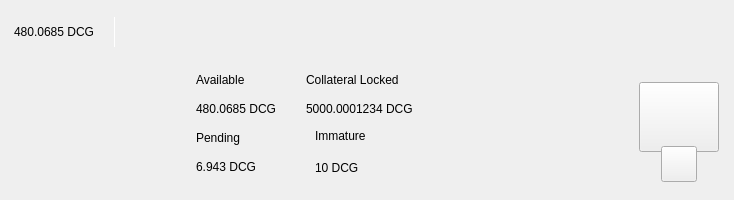
<?xml version="1.0" encoding="UTF-8"?>
<ui version="4.0">
 <class>TopBar</class>
 <widget class="QWidget" name="TopBar">
  <property name="geometry">
   <rect>
    <x>0</x>
    <y>0</y>
    <width>734</width>
    <height>200</height>
   </rect>
  </property>
  <property name="minimumSize">
   <size>
    <width>0</width>
    <height>200</height>
   </size>
  </property>
  <property name="maximumSize">
   <size>
    <width>16777215</width>
    <height>200</height>
   </size>
  </property>
  <property name="windowTitle">
   <string>Form</string>
  </property>
  <layout class="QVBoxLayout" name="verticalLayout_10" stretch="0">
   <property name="spacing">
    <number>0</number>
   </property>
   <property name="leftMargin">
    <number>0</number>
   </property>
   <property name="topMargin">
    <number>0</number>
   </property>
   <property name="rightMargin">
    <number>0</number>
   </property>
   <property name="bottomMargin">
    <number>0</number>
   </property>
   <item>
    <widget class="PFBorderImage" name="containerTop">
     <layout class="QVBoxLayout" name="verticalLayout_11">
      <property name="spacing">
       <number>0</number>
      </property>
      <property name="leftMargin">
       <number>0</number>
      </property>
      <property name="topMargin">
       <number>0</number>
      </property>
      <property name="rightMargin">
       <number>0</number>
      </property>
      <property name="bottomMargin">
       <number>0</number>
      </property>
      <item>
       <widget class="QWidget" name="top_container_2" native="true">
        <property name="minimumSize">
         <size>
          <width>0</width>
          <height>65</height>
         </size>
        </property>
        <layout class="QHBoxLayout" name="top_container">
         <property name="spacing">
          <number>0</number>
         </property>
         <property name="leftMargin">
          <number>14</number>
         </property>
         <property name="topMargin">
          <number>0</number>
         </property>
         <property name="rightMargin">
          <number>14</number>
         </property>
         <property name="bottomMargin">
          <number>0</number>
         </property>
         <item alignment="Qt::AlignVCenter">
          <widget class="QWidget" name="widgetTopAmount" native="true">
           <property name="sizePolicy">
            <sizepolicy hsizetype="Preferred" vsizetype="Maximum">
             <horstretch>0</horstretch>
             <verstretch>0</verstretch>
            </sizepolicy>
           </property>
           <layout class="QHBoxLayout" name="horizontalLayout_5">
            <property name="spacing">
             <number>0</number>
            </property>
            <property name="leftMargin">
             <number>0</number>
            </property>
            <property name="topMargin">
             <number>0</number>
            </property>
            <property name="rightMargin">
             <number>0</number>
            </property>
            <property name="bottomMargin">
             <number>0</number>
            </property>
            <item alignment="Qt::AlignTop">
             <widget class="QLabel" name="labelAmountTopPiv">
              <property name="minimumSize">
               <size>
                <width>0</width>
                <height>36</height>
               </size>
              </property>
              <property name="styleSheet">
               <string notr="true">padding:0px;margin:0px;</string>
              </property>
              <property name="text">
               <string>480.0685 DCG</string>
              </property>
             </widget>
            </item>
            <item>
             <spacer name="horizontalSpacer_11">
              <property name="orientation">
               <enum>Qt::Horizontal</enum>
              </property>
              <property name="sizeType">
               <enum>QSizePolicy::Fixed</enum>
              </property>
              <property name="sizeHint" stdset="0">
               <size>
                <width>20</width>
                <height>20</height>
               </size>
              </property>
             </spacer>
            </item>
            <item alignment="Qt::AlignVCenter">
             <widget class="QLabel" name="label_16">
              <property name="minimumSize">
               <size>
                <width>1</width>
                <height>30</height>
               </size>
              </property>
              <property name="maximumSize">
               <size>
                <width>1</width>
                <height>30</height>
               </size>
              </property>
              <property name="styleSheet">
               <string notr="true">background-color:white;
padding:0px;
border:none;</string>
              </property>
              <property name="text">
               <string/>
              </property>
             </widget>
            </item>
            <item>
             <spacer name="horizontalSpacer_12">
              <property name="orientation">
               <enum>Qt::Horizontal</enum>
              </property>
              <property name="sizeType">
               <enum>QSizePolicy::Fixed</enum>
              </property>
              <property name="sizeHint" stdset="0">
               <size>
                <width>20</width>
                <height>20</height>
               </size>
              </property>
             </spacer>
            </item>
           </layout>
          </widget>
         </item>
         <item>
          <spacer name="horizontalSpacer">
           <property name="orientation">
            <enum>Qt::Horizontal</enum>
           </property>
           <property name="sizeHint" stdset="0">
            <size>
             <width>40</width>
             <height>20</height>
            </size>
           </property>
          </spacer>
         </item>
         <item>
          <layout class="QHBoxLayout" name="horizontalLayout_4">
           <property name="spacing">
            <number>12</number>
           </property>
           <property name="rightMargin">
            <number>0</number>
           </property>
           <item alignment="Qt::AlignRight">
            <widget class="QWidget" name="layoutSync" native="true">
             <property name="minimumSize">
              <size>
               <width>0</width>
               <height>36</height>
              </size>
             </property>
             <property name="maximumSize">
              <size>
               <width>16777215</width>
               <height>36</height>
              </size>
             </property>
             <layout class="QVBoxLayout" name="verticalLayout_9">
              <property name="leftMargin">
               <number>0</number>
              </property>
              <property name="topMargin">
               <number>0</number>
              </property>
              <property name="rightMargin">
               <number>0</number>
              </property>
              <property name="bottomMargin">
               <number>0</number>
              </property>
              <item>
               <widget class="ExpandableButton" name="pushButtonSync" native="true">
                <property name="minimumSize">
                 <size>
                  <width>36</width>
                  <height>36</height>
                 </size>
                </property>
                <property name="maximumSize">
                 <size>
                  <width>16777215</width>
                  <height>36</height>
                 </size>
                </property>
               </widget>
              </item>
             </layout>
            </widget>
           </item>
           <item>
            <widget class="ExpandableButton" name="pushButtonMint" native="true">
             <property name="minimumSize">
              <size>
               <width>36</width>
               <height>36</height>
              </size>
             </property>
            </widget>
           </item>
           <item>
            <widget class="ExpandableButton" name="pushButtonStack" native="true">
             <property name="minimumSize">
              <size>
               <width>36</width>
               <height>36</height>
              </size>
             </property>
            </widget>
           </item>
           <item>
            <widget class="ExpandableButton" name="pushButtonHdWallet" native="true">
             <property name="minimumSize">
              <size>
               <width>36</width>
               <height>36</height>
              </size>
             </property>
            </widget>
           </item>
           <item>
            <widget class="ExpandableButton" name="pushButtonColdStaking" native="true">
             <property name="minimumSize">
              <size>
               <width>36</width>
               <height>36</height>
              </size>
             </property>
            </widget>
           </item>
           <item>
            <widget class="ExpandableButton" name="pushButtonConnection" native="true">
             <property name="minimumSize">
              <size>
               <width>36</width>
               <height>36</height>
              </size>
             </property>
            </widget>
           </item>
           <item>
            <widget class="ExpandableButton" name="pushButtonLock" native="true">
             <property name="sizePolicy">
              <sizepolicy hsizetype="Expanding" vsizetype="Expanding">
               <horstretch>0</horstretch>
               <verstretch>0</verstretch>
              </sizepolicy>
             </property>
             <property name="minimumSize">
              <size>
               <width>36</width>
               <height>0</height>
              </size>
             </property>
            </widget>
           </item>
           <item>
            <widget class="ExpandableButton" name="pushButtonTheme" native="true">
             <property name="minimumSize">
              <size>
               <width>36</width>
               <height>36</height>
              </size>
             </property>
             <property name="maximumSize">
              <size>
               <width>16777215</width>
               <height>36</height>
              </size>
             </property>
            </widget>
           </item>
           <item>
            <widget class="ExpandableButton" name="pushButtonFAQ" native="true">
             <property name="minimumSize">
              <size>
               <width>36</width>
               <height>36</height>
              </size>
             </property>
            </widget>
           </item>
          </layout>
         </item>
        </layout>
       </widget>
      </item>
      <item>
       <widget class="QWidget" name="bottom_container" native="true">
        <property name="minimumSize">
         <size>
          <width>0</width>
          <height>135</height>
         </size>
        </property>
        <layout class="QHBoxLayout" name="botton_container">
         <property name="leftMargin">
          <number>10</number>
         </property>
         <property name="topMargin">
          <number>0</number>
         </property>
         <property name="rightMargin">
          <number>10</number>
         </property>
         <property name="bottomMargin">
          <number>10</number>
         </property>
         <item>
          <spacer name="horizontalSpacer_4">
           <property name="orientation">
            <enum>Qt::Horizontal</enum>
           </property>
           <property name="sizeHint" stdset="0">
            <size>
             <width>40</width>
             <height>20</height>
            </size>
           </property>
          </spacer>
         </item>
         <item>
          <layout class="QHBoxLayout" name="horizontalLayout_3">
           <property name="bottomMargin">
            <number>9</number>
           </property>
           <item>
            <layout class="QVBoxLayout" name="verticalLayout_7">
             <property name="spacing">
              <number>0</number>
             </property>
             <property name="leftMargin">
              <number>0</number>
             </property>
             <property name="rightMargin">
              <number>30</number>
             </property>
             <item>
              <layout class="QHBoxLayout" name="horizontalLayout">
               <item>
                <layout class="QVBoxLayout" name="verticalLayout">
                 <item>
                  <widget class="QLabel" name="labelTitle1">
                   <property name="text">
                    <string>Available</string>
                   </property>
                  </widget>
                 </item>
                 <item>
                  <widget class="QLabel" name="labelAmountPiv">
                   <property name="text">
                    <string>480.0685 DCG</string>
                   </property>
                  </widget>
                 </item>
                </layout>
               </item>
               <item>
                <spacer name="horizontalSpacer_3">
                 <property name="orientation">
                  <enum>Qt::Horizontal</enum>
                 </property>
                 <property name="sizeType">
                  <enum>QSizePolicy::Fixed</enum>
                 </property>
                 <property name="sizeHint" stdset="0">
                  <size>
                   <width>30</width>
                   <height>20</height>
                  </size>
                 </property>
                </spacer>
               </item>
               <item>
                <layout class="QVBoxLayout" name="verticalLayout_2">
                 <item>
                  <widget class="QLabel" name="labelTitle5">
                   <property name="text">
                    <string>Collateral Locked</string>
                   </property>
                  </widget>
                 </item>
                 <item>
                  <widget class="QLabel" name="labelAmountCollateral">
                   <property name="text">
                    <string>5000.0001234 DCG</string>
                   </property>
                  </widget>
                 </item>
                </layout>
               </item>
              </layout>
             </item>
             <item>
              <layout class="QHBoxLayout" name="horizontalLayout_2">
               <property name="spacing">
                <number>0</number>
               </property>
               <item>
                <layout class="QVBoxLayout" name="verticalLayout_3">
                 <item>
                  <widget class="QLabel" name="labelTitle3">
                   <property name="text">
                    <string>Pending</string>
                   </property>
                  </widget>
                 </item>
                 <item>
                  <widget class="QLabel" name="labelPendingPiv">
                   <property name="text">
                    <string>6.943 DCG</string>
                   </property>
                  </widget>
                 </item>
                </layout>
               </item>
               <item>
                <spacer name="horizontalSpacer_5">
                 <property name="orientation">
                  <enum>Qt::Horizontal</enum>
                 </property>
                 <property name="sizeType">
                  <enum>QSizePolicy::Fixed</enum>
                 </property>
                 <property name="sizeHint" stdset="0">
                  <size>
                   <width>20</width>
                   <height>20</height>
                  </size>
                 </property>
                </spacer>
               </item>
               <item>
                <layout class="QVBoxLayout" name="verticalLayout_4">
                 <property name="spacing">
                  <number>6</number>
                 </property>
                 <property name="leftMargin">
                  <number>0</number>
                 </property>
                 <property name="rightMargin">
                  <number>0</number>
                 </property>
                 <item>
                  <widget class="QLabel" name="labelTitle4">
                   <property name="text">
                    <string>Immature</string>
                   </property>
                  </widget>
                 </item>
                 <item>
                  <widget class="QLabel" name="labelImmaturePiv">
                   <property name="text">
                    <string>10 DCG</string>
                   </property>
                  </widget>
                 </item>
                </layout>
               </item>
              </layout>
             </item>
            </layout>
           </item>
          </layout>
         </item>
         <item>
          <spacer name="horizontalSpacer_2">
           <property name="orientation">
            <enum>Qt::Horizontal</enum>
           </property>
           <property name="sizeHint" stdset="0">
            <size>
             <width>40</width>
             <height>20</height>
            </size>
           </property>
          </spacer>
         </item>
         <item alignment="Qt::AlignHCenter|Qt::AlignVCenter">
          <widget class="QWidget" name="qrContainer" native="true">
           <property name="sizePolicy">
            <sizepolicy hsizetype="Preferred" vsizetype="Minimum">
             <horstretch>0</horstretch>
             <verstretch>0</verstretch>
            </sizepolicy>
           </property>
           <property name="minimumSize">
            <size>
             <width>90</width>
             <height>110</height>
            </size>
           </property>
           <property name="maximumSize">
            <size>
             <width>90</width>
             <height>110</height>
            </size>
           </property>
           <layout class="QVBoxLayout" name="containerQR">
            <property name="spacing">
             <number>0</number>
            </property>
            <property name="leftMargin">
             <number>5</number>
            </property>
            <property name="topMargin">
             <number>10</number>
            </property>
            <property name="rightMargin">
             <number>5</number>
            </property>
            <property name="bottomMargin">
             <number>0</number>
            </property>
            <item>
             <widget class="QPushButton" name="btnQr">
              <property name="minimumSize">
               <size>
                <width>70</width>
                <height>70</height>
               </size>
              </property>
              <property name="maximumSize">
               <size>
                <width>16777215</width>
                <height>70</height>
               </size>
              </property>
              <property name="focusPolicy">
               <enum>Qt::NoFocus</enum>
              </property>
              <property name="text">
               <string/>
              </property>
              <property name="iconSize">
               <size>
                <width>70</width>
                <height>70</height>
               </size>
              </property>
             </widget>
            </item>
            <item>
             <spacer name="verticalSpacer">
              <property name="orientation">
               <enum>Qt::Vertical</enum>
              </property>
              <property name="sizeType">
               <enum>QSizePolicy::Fixed</enum>
              </property>
              <property name="sizeHint" stdset="0">
               <size>
                <width>20</width>
                <height>20</height>
               </size>
              </property>
             </spacer>
            </item>
            <item alignment="Qt::AlignHCenter|Qt::AlignBottom">
             <widget class="QPushButton" name="pushButtonQR">
              <property name="minimumSize">
               <size>
                <width>36</width>
                <height>36</height>
               </size>
              </property>
              <property name="maximumSize">
               <size>
                <width>36</width>
                <height>36</height>
               </size>
              </property>
              <property name="focusPolicy">
               <enum>Qt::NoFocus</enum>
              </property>
              <property name="text">
               <string/>
              </property>
             </widget>
            </item>
           </layout>
          </widget>
         </item>
        </layout>
       </widget>
      </item>
     </layout>
    </widget>
   </item>
  </layout>
 </widget>
 <customwidgets>
  <customwidget>
   <class>ExpandableButton</class>
   <extends>QWidget</extends>
   <header>qt/dailycrypto/expandablebutton.h</header>
   <container>1</container>
  </customwidget>
  <customwidget>
   <class>PFBorderImage</class>
   <extends>QFrame</extends>
   <header>qt/dailycrypto/pfborderimage.h</header>
   <container>1</container>
  </customwidget>
 </customwidgets>
 <resources/>
 <connections/>
</ui>
